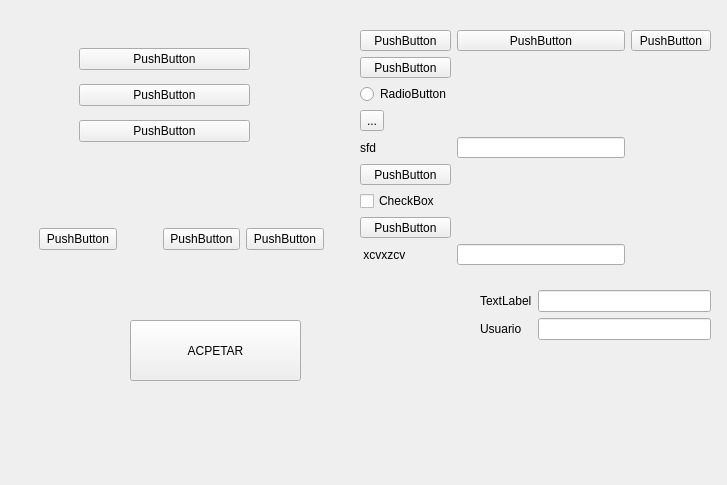
<?xml version="1.0" encoding="UTF-8"?>
<ui version="4.0">
 <class>Form</class>
 <widget class="QWidget" name="Form">
  <property name="geometry">
   <rect>
    <x>0</x>
    <y>0</y>
    <width>727</width>
    <height>485</height>
   </rect>
  </property>
  <property name="windowTitle">
   <string>Form</string>
  </property>
  <widget class="QWidget" name="gridLayoutWidget">
   <property name="geometry">
    <rect>
     <x>360</x>
     <y>30</y>
     <width>351</width>
     <height>235</height>
    </rect>
   </property>
   <layout class="QGridLayout" name="gridLayout">
    <item row="3" column="0">
     <widget class="QToolButton" name="toolButton">
      <property name="text">
       <string>...</string>
      </property>
     </widget>
    </item>
    <item row="6" column="0">
     <widget class="QCheckBox" name="checkBox">
      <property name="text">
       <string>CheckBox</string>
      </property>
     </widget>
    </item>
    <item row="2" column="0">
     <widget class="QRadioButton" name="radioButton">
      <property name="text">
       <string>RadioButton</string>
      </property>
     </widget>
    </item>
    <item row="7" column="0">
     <widget class="QPushButton" name="pushButton_2">
      <property name="text">
       <string>PushButton</string>
      </property>
     </widget>
    </item>
    <item row="4" column="0">
     <widget class="QLabel" name="sfdLabel">
      <property name="text">
       <string>sfd</string>
      </property>
     </widget>
    </item>
    <item row="8" column="0">
     <widget class="QLabel" name="xcvxzcvLabel">
      <property name="text">
       <string> xcvxzcv</string>
      </property>
     </widget>
    </item>
    <item row="5" column="0">
     <widget class="QPushButton" name="pushButton_3">
      <property name="text">
       <string>PushButton</string>
      </property>
     </widget>
    </item>
    <item row="1" column="0">
     <widget class="QPushButton" name="pushButton">
      <property name="text">
       <string>PushButton</string>
      </property>
     </widget>
    </item>
    <item row="8" column="1">
     <widget class="QLineEdit" name="xcvxzcvLineEdit"/>
    </item>
    <item row="0" column="0">
     <widget class="QPushButton" name="pushButton_4">
      <property name="text">
       <string>PushButton</string>
      </property>
     </widget>
    </item>
    <item row="4" column="1">
     <widget class="QLineEdit" name="sfdLineEdit"/>
    </item>
    <item row="0" column="1">
     <widget class="QPushButton" name="pushButton_5">
      <property name="text">
       <string>PushButton</string>
      </property>
     </widget>
    </item>
    <item row="0" column="2">
     <widget class="QPushButton" name="pushButton_6">
      <property name="text">
       <string>PushButton</string>
      </property>
     </widget>
    </item>
   </layout>
  </widget>
  <widget class="QWidget" name="formLayoutWidget">
   <property name="geometry">
    <rect>
     <x>480</x>
     <y>290</y>
     <width>231</width>
     <height>131</height>
    </rect>
   </property>
   <layout class="QFormLayout" name="formLayout">
    <item row="0" column="0">
     <widget class="QLabel" name="label">
      <property name="text">
       <string>TextLabel</string>
      </property>
     </widget>
    </item>
    <item row="0" column="1">
     <widget class="QLineEdit" name="lineEdit"/>
    </item>
    <item row="1" column="0">
     <widget class="QLabel" name="usuarioLabel">
      <property name="text">
       <string>Usuario</string>
      </property>
     </widget>
    </item>
    <item row="1" column="1">
     <widget class="QLineEdit" name="usuarioLineEdit"/>
    </item>
   </layout>
  </widget>
  <widget class="QWidget" name="verticalLayoutWidget">
   <property name="geometry">
    <rect>
     <x>79</x>
     <y>40</y>
     <width>171</width>
     <height>111</height>
    </rect>
   </property>
   <layout class="QVBoxLayout" name="verticalLayout">
    <item>
     <widget class="QPushButton" name="pushButton_7">
      <property name="text">
       <string>PushButton</string>
      </property>
     </widget>
    </item>
    <item>
     <widget class="QPushButton" name="pushButton_9">
      <property name="text">
       <string>PushButton</string>
      </property>
     </widget>
    </item>
    <item>
     <widget class="QPushButton" name="pushButton_8">
      <property name="text">
       <string>PushButton</string>
      </property>
     </widget>
    </item>
   </layout>
  </widget>
  <widget class="QWidget" name="horizontalLayoutWidget">
   <property name="geometry">
    <rect>
     <x>39</x>
     <y>209</y>
     <width>285</width>
     <height>61</height>
    </rect>
   </property>
   <layout class="QHBoxLayout" name="horizontalLayout">
    <item>
     <widget class="QPushButton" name="pushButton_11">
      <property name="text">
       <string>PushButton</string>
      </property>
     </widget>
    </item>
    <item>
     <spacer name="horizontalSpacer">
      <property name="orientation">
       <enum>Qt::Horizontal</enum>
      </property>
      <property name="sizeType">
       <enum>QSizePolicy::MinimumExpanding</enum>
      </property>
      <property name="sizeHint" stdset="0">
       <size>
        <width>40</width>
        <height>20</height>
       </size>
      </property>
     </spacer>
    </item>
    <item>
     <widget class="QPushButton" name="pushButton_10">
      <property name="text">
       <string>PushButton</string>
      </property>
     </widget>
    </item>
    <item>
     <widget class="QPushButton" name="pushButton_12">
      <property name="text">
       <string>PushButton</string>
      </property>
     </widget>
    </item>
   </layout>
  </widget>
  <widget class="QPushButton" name="botonAceptar">
   <property name="geometry">
    <rect>
     <x>130</x>
     <y>320</y>
     <width>171</width>
     <height>61</height>
    </rect>
   </property>
   <property name="text">
    <string>ACPETAR</string>
   </property>
   <property name="autoRepeat">
    <bool>false</bool>
   </property>
  </widget>
 </widget>
 <resources/>
 <connections/>
</ui>
